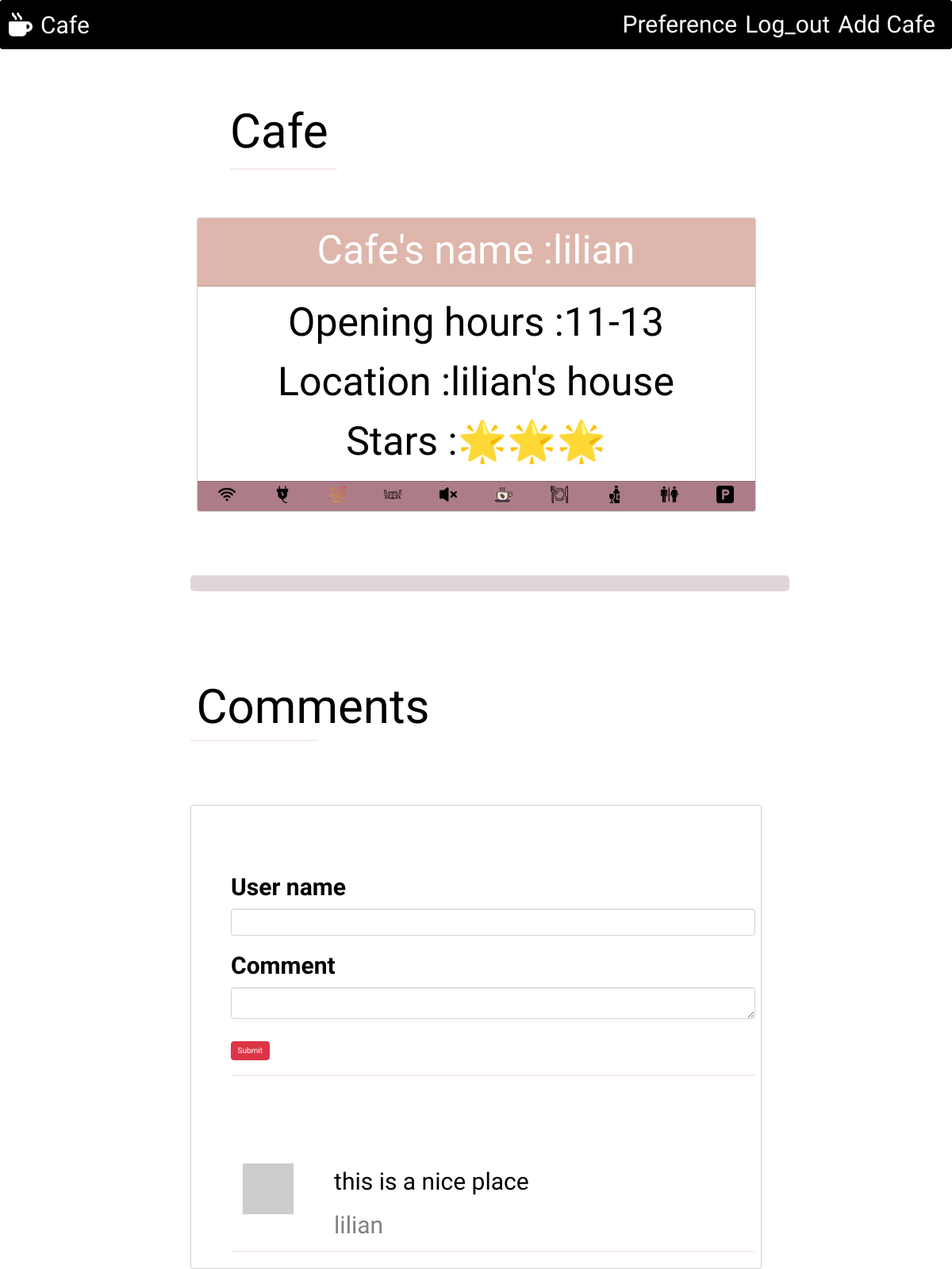
/post/1 (signed in), run on the app's committed database.
### main.py (models this page shows)
class post(db.Model):
    __tablename__ = 'all_posts'
    id = db.Column(db.Integer,primary_key = True)
    user_id = db.Column(db.Integer, db.ForeignKey('all_users.id'))
    name = db.Column(db.String(1000),nullable=True)
    location = db.Column(db.String(1000),nullable=True)
    stars = db.Column(db.String(1000))
    opening_hours = db.Column(db.String(1000),nullable=True)
    wifi = db.Column(db.String)
    sockets = db.Column(db.String)
    long_stay = db.Column(db.String)
    tables = db.Column(db.String)
    quiet = db.Column(db.String)
    coffee = db.Column(db.String)
    food = db.Column(db.String)
    alcohol = db.Column(db.String)
    restroom = db.Column(db.String)
    parking = db.Column(db.String)
    posts_count = db.Column(db.Integer)
    user_post = relationship('users',back_populates='posts')
    comment_post = relationship('comment',back_populates='blog')

class comment(db.Model):
    __tablename__ = 'all_comments'
    id = db.Column(db.Integer,primary_key=True)
    user_id = db.Column(db.Integer,db.ForeignKey('all_users.id'))
    post_id = db.Column(db.Integer,db.ForeignKey('all_posts.id'))
    user_name = db.Column(db.String(1000),nullable=True)
    comment = db.Column(db.String(1000),nullable=True)
    user = relationship('users',back_populates='comments')
    blog = relationship('post',back_populates='comment_post')

### main.py (the view)
@app.route('/post/<cafe_>',methods=['POST','GET'])
def post_cafe(cafe_):
    form  = comment_form()
    comments = db.session.query(comment).all()
    if form.validate_on_submit() and current_user.is_authenticated:
        new_comment = comment(user_name=form.data.get('user_name'),comment=form.data.get('user_comment'),user=current_user,blog=post.query.get(int(cafe_)))
        db.session.add(new_comment)
        db.session.commit()
        return redirect(url_for('post_cafe',cafe_=cafe_))
    elif form.validate_on_submit():
        flash("you should log in to leave a comment.")
        return redirect(url_for('login',key='log_in'))
    return render_template('post.html',cafe=post.query.get(int(cafe_)),user=current_user.is_authenticated,form=form,comments=comments)

### main.py
class comment_form(FlaskForm):
    user_name = StringField(label='User name',validators=[validators.DataRequired()])
    user_comment = TextAreaField(label='Comment',validators=[validators.DataRequired()])
    submit = SubmitField(label='Submit')

### main.py (called while the page is built)
@login_manager.user_loader
def load_user(user_id):
    return users.query.get(int(user_id))

### templates/post.html (shortened to what this page needs)
{% extends 'bootstrap/base.html' %}
{% import 'bootstrap/wtf.html' as wtf%}
{% block content %}
{% include 'base.html' %}
 <nav class="navbar text-white navbar-expand-lg fixed-top" style="font-family: 'Amatic SC', cursive;font-size:30px;background:black">
        <a class="navbar-brand text-white" style="font-size:30px;padding:10px;" href="{{url_for('home')}}"><i style="padding-right:10px;" class="fa-solid fa-mug-hot"></i>Cafe</a>
        <div class="collapse navbar-collapse" id="menu">
            <ul class="navbar-nav ms-auto">
                <li class="nav-item"><a class="nav-link text-white" href="{{url_for('home',_anchor='preference')}}">Preference</a></li>
                {% if (user): %}
                <li class="nav-item"><a class="nav-link text-white" href="{{url_for('logout')}}">Log_out</a></li>
                <li class="nav-item"><a class="nav-link text-white" href="{{url_for('add')}}">Add Cafe</a></li>
                {% else :%}
                    <li class="nav-item"><a class="nav-link text-white" href="{{url_for('login',key='register')}}">Register</a></li>
                    <li class="nav-item"><a class="nav-link text-white" href="{{url_for('login',key='log_in')}}">Login</a></li>
                {% endif %}
            </ul>
        </div>
        </nav>
<div class="container" style="width:60%;margin-top:50px;">
    <div class="row" style="color:white;">
        <div style="padding-top:80px;padding-left:50px;color:black">
        <h1 style="color:black;font-family: 'Amatic SC', cursive;font-size:60px;">Cafe</h1>
        <hr style="border: 1px solid #DEB6AB;width:20%">
        </div>
        <div  style="margin: 0 auto">
            <div class='card' style="margin-top:50px;text-align:center;font-family: 'Amatic SC', cursive;color:black;">
                 <div class="card-header text-white" style="background:#DEB6AB;"><h1 style="line-height:70px;font-size:50px;">Cafe's name :{{cafe.name}}</h1></div>
                 <div class="card-body" style="background:#fff;">
                    <h1 style="line-height:70px;font-size:50px;">Opening hours :{{cafe.opening_hours }}</h1>
                    <h1 style="font-size:50px;line-height:70px;">Location :{{cafe.location}} </h1>
                    <h1 style="font-size:50px;line-height:70px;">Stars :{{cafe.stars }}</h1>
                </div>
                <div class="card-footer" style="background:#AC7D88;">
                    <div class="row">
                        {% if cafe.wifi == 'yes' :%}
                        <h3 class="col"><img style="width:40%;;" src="../static/img/wifi.png"></h3>
                        {% endif %}
                        {% if cafe.sockets == 'yes' :%}
                            <h3 class='col'><img style="width:40%;;" src="../static/img/power-plug.png"></h3>
                        {% endif %}
                        {% if cafe.long_stay == 'yes' :%}
                            <h3 class='col'><img style="width:40%;;" src="../static/img/long_stay.png"></h3>
                        {% endif %}
                        {% if cafe.tables == 'yes' :%}
                            <h3 class='col'><img style="width:40%;;" src="../static/img/chair.png"></h3>
                        {% endif %}
                        {% if cafe.quiet == 'yes' :%}
                            <h3 class='col'><img style="width:40%;;" src="../static/img/mute-speaker.png"></h3>
                        {% endif %}
                        {% if cafe.coffee == 'yes' :%}
                        <h3 class='col'><img style="width:40%;;" src="../static/img/coffee.png"></h3>
                        {% endif %}
                        {% if cafe.food == 'yes' :%}
                        <h3 class='col'><img style="width:40%;;" src="../static/img/restaurant.png"></h3>
                        {% endif %}
                        {% if cafe.alcohol == 'yes' :%}
                        <h3 class='col'><img style="width:40%;;" src="../static/img/wine-bottle.png"></h3>
                        {% endif %}
                        {% if cafe.restroom == 'yes' :%}
                        <h3 class='col'><img style="width:40%;;" src="../static/img/toilet.png"></h3>
                        {% endif %}
                        {% if cafe.parking == 'yes' :%}
                        <h3 class='col'><img style="width:40%;;" src="../static/img/parking.png"></h3>
                        {% endif %}
                    </div>
                    </div>
                </div>
        </div>
        <hr style="color:;margin-top:80px; border: 10px solid #85586F;border-radius: 5px;">
        <h1 style="color:black;margin-top:100px;font-family: 'Amatic SC', cursive;font-size:60px">Comments</h1>
        <hr style="border: 1px solid #DEB6AB;width:20%;margin-bottom:80px;">
        <div class="col-lg-12 card" style="padding-top:80px;padding-left:50px;color:black;font-size:30px;font-family: 'Amatic SC', cursive;">
            {{wtf.quick_form(form,novalidate=True,button_map={"submit": "danger"})}}
            <hr style="border: 1px solid #DEB6AB">
            <div class="row" style="margin-top:100px;">
             <ul class="commentList">
                 {% if user and comments: %}
                  {% for comment in comments: %}
                <li style="list-style-type:None;">
                    <div class="col-lg-2 col-md-2 col-sm-4" >
                      <img style="width:80%;float:left;" src="{{ comment.user.user | gravatar }}"/>
                    </div>
                    <div class="col-lg-10 col-md-10 col-sm-8" style="display:inline-block;padding-left:20px;">
                        <p style="">{{comment.comment|safe}}</p>
                        <p style="color:grey">{{comment.user_name}}</p>
                    </div>
                    <hr style="border: 1px solid #DEB6AB;">
                </li>
                  {% endfor %}
                 {% endif %}
              </ul>
            </div>
        </div>
    </div>
</div>
{% endblock %}

### data on the page
post: name "lilian", opening_hours "11-13", location "lilian's house", stars "🌟🌟🌟"
comment: comment "this is a nice place", user_name "lilian"
